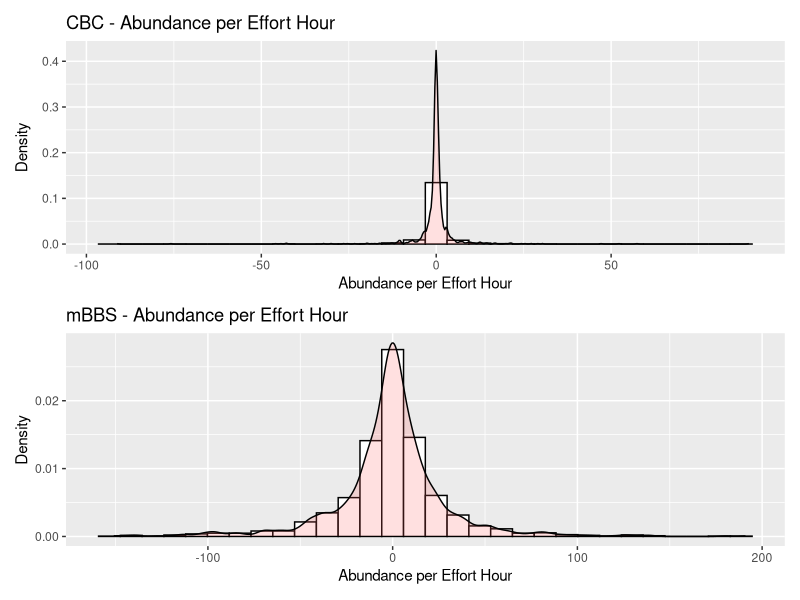

The R script that drew this image:
# Created 03/25/2026

library(patchwork)
library(ggplot2)
library(dplyr)
# Put in necessary graphs for mbbs and cbc data
init_par <- par(no.readonly = TRUE) 

cbc <- read.csv("data/CBCHistoricData/CBCDeltaYLong.csv")
mbbs <- read.csv("data/mbbs/mbbsDeltaYLong.csv")

figure <- ggplot(cbc, aes(x=yoy_change)) + 
  geom_histogram(aes(y=after_stat(density)), colour="black", fill="white") +
  labs(x="Abundance per Effort Hour",
       y = "Density",
       title = "CBC - Abundance per Effort Hour") +
  geom_density(alpha=.2, fill="#FF6666")

figure2 <- ggplot(mbbs, aes(x=yoy_change)) + 
  geom_histogram(aes(y=after_stat(density)), colour="black", fill="white") +
  labs(x="Abundance per Effort Hour",
       y = "Density",
       title = "mBBS - Abundance per Effort Hour") +
  geom_density(alpha=.2, fill="#FF6666")


png(filename = "figures/abundanceByEffortHr.png", width = 6, height = 6,
    units = "in", res = 300)
figure/figure2
dev.off()

cbc2 <- cbc |>
  mutate(yoy_change = abs(yoy_change)) |>
  arrange(desc(yoy_change)) |>
  slice(1:30)

c(unique(cbc2$common_name))

mbbs2 <- mbbs |>
  mutate(yoy_change = abs(yoy_change)) |>
  arrange(desc(yoy_change)) |>
  slice(1:20)

c(unique(mbbs2$common_name))
